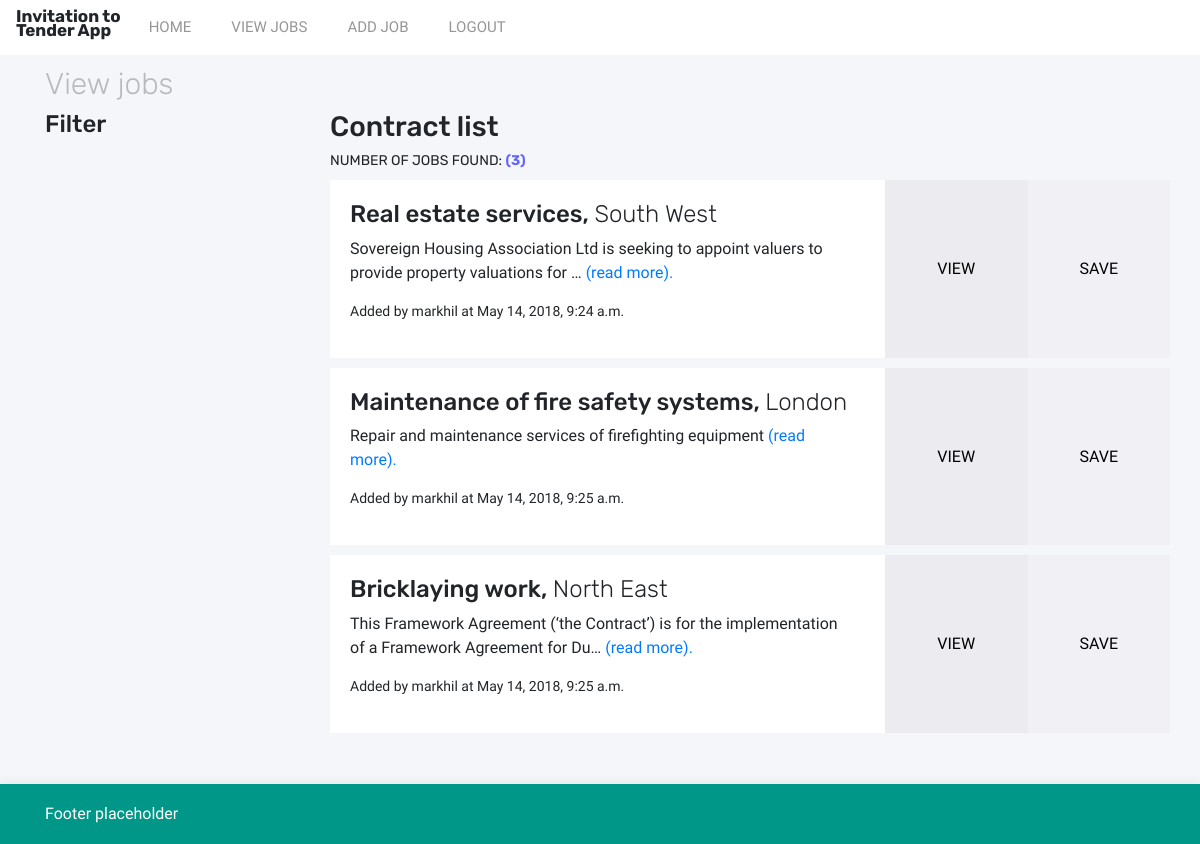
The page /prototype/view_jobs/ (signed in) on the database its author committed.
### prototype/models.py (models this page shows, shortened)
class Job(models.Model):
    name = models.CharField(max_length=200, help_text="Enter a job name")
    description = models.TextField(max_length=750, help_text="Enter job description", null=True, blank=True)
    value = models.IntegerField(null=True, blank=True, help_text="Enter job value")
    company = models.ForeignKey('Company', on_delete=models.SET_NULL, null=True)
    added = models.DateTimeField(auto_now_add=True)
    region = models.ForeignKey('Region', on_delete=models.SET_NULL, null=True)
    added_by = models.ForeignKey(settings.AUTH_USER_MODEL, on_delete=models.CASCADE, null=True)
    closing_date = models.DateTimeField("Enter ending date:")
    trade = models.ManyToManyField(Trade)
    def get_absolute_url(self):
        return reverse('job_detail', args=[str(self.id)])

class Region(models.Model):
    name = models.CharField(max_length=100, help_text="Enter region")
    def __str__(self):
        return self.name

class CustomUser(AbstractUser):
    name = models.CharField(blank=True, max_length=255)
    first_name = models.CharField(max_length=100, blank=True)
    second_name = models.CharField(max_length=100, blank=True)
    company = models.ForeignKey('Company', on_delete=models.SET_NULL, null=True)
    def __str__(self):
        return self.username

### prototype/views.py (the view)
# urls.py: path('view_jobs/', views.ViewJobs.as_view(), name='view_jobs'),
class ViewJobs(LoginRequiredMixin, generic.ListView):
    login_url = '/prototype/login/'
    template_name = 'view_jobs.html'
    def get(self, request, *args, **kwargs):
        user = self.request.user.id
        job_list = Job.objects.exclude(added_by__exact=user)
        return render(request, self.template_name, {'job_list': job_list})

### prototype/templates/view_jobs.html
{% extends 'base.html' %}
{% block content %}
<div class="row">
  <div class="col">
    <h1 class="page-title">View jobs</h1>
  </div>
</div>
<div class="row">
  <div class="col-3">
    <h4>Filter</h4>
  </div>
  <div class="col-9">
    <h3>Contract list</h3>
    {% if job_list %}
      <h3 class="panel-title">Number of jobs found: <span class="db-counter">({{job_list|length}})</span></h3>
      {% for j in job_list %}
        <div class="job-list-panel">
          <div class="row" style="height: 100%;">
            <div class="col-sm-8">
              <div class="job-list-panel-details">
                <h4 class="job-title">{{j.name}}, <span class="job-title-region">{{j.region}}</span></h4>
                <p>{{j.description|truncatechars:100}} <a href="{{j.get_absolute_url}}">(read more).</a></p>
                <p class="job-list-panel-added-by">Added by {{j.added_by}} at {{j.added}}</p>
              </div>
            </div>
            <div class="col-sm view-job">
              <a href="{{j.get_absolute_url}}" class="job-detail-icon">View</a>
            </div>
            <div class="col-sm save-job">
              <a href="#" class="job-detail-icon">Save</a>
            </div>
          </div>
        </div>
      {% endfor %}
    {% else %}
    <p>No jobs found.</p>
    {% endif %}
  </div>
</div>
{% endblock %}

### prototype/static/css/base.css (style rules this page uses)
body { margin-bottom: 100px; }
h1, h2, h3, h4, h5, h6 { font-family: 'Rubik'; }
p, a, ul, li { font-family: 'Libre Franklin'; }
body { background-color: rgb(245,246,249); }
h1.page-title { color: rgb(185,186,189); font-weight: 300; font-size: 30px; }
.db-counter { font-weight: 700; color: rgb(100,100,255); }
h3.panel-title { font-size: 14px; font-weight: 400; text-transform: uppercase; margin: 10px 0px; }
.job-list-panel { background-color: rgb(255,255,255); margin-bottom: 10px; }
.view-job { position: relative; background-color: rgb(235,235,240); }
.save-job { background-color: rgb(240,240,245); position: relative; transition: background-color .25s; }
.job-detail-icon { position: absolute; top: 50%; left: 50%; transform: translate(-50%, -50%); text-transform: uppercase; color: rgb(0,0,0); }
.job-list-panel-details { padding: 20px; }
.job-list-panel-added-by { font-size: 14px; }
.job-title-region { font-weight: 300; }

### rows shown on the page
Job: name "Real estate services", region "South West", description "Sovereign Housing Association Ltd is seeking to appoint valuers to provide property valuations for …", added_by "markhil", added "May 14, 2018, 9:24 a.m."
Job: name "Maintenance of fire safety systems", region "London", description "Repair and maintenance services of firefighting equipment", added_by "markhil", added "May 14, 2018, 9:25 a.m."
Job: name "Bricklaying work", region "North East", description "This Framework Agreement (‘the Contract’) is for the implementation of a Framework Agreement for Du…", added_by "markhil", added "May 14, 2018, 9:25 a.m."

### other values the page prints
{{ job_list|length }} "3"
